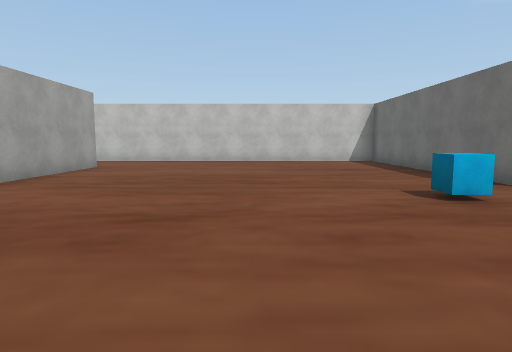
view 1 (above)

24 first-person views from a walk through a scene from a Unity 3-D project. The camera is 1.5 m above the floor, tilts 6° down and sees 75° across. The floor is counted in squares, 2 m on a side. Each view is taken from the middle of a square. On the plan, view 1 faces up. The plan holds only what a view shows up to about 11 squares ahead; the rest is blank. The place goes on beyond the plan. The player character is not drawn. Some surface patterns are stand-ins.

view 2
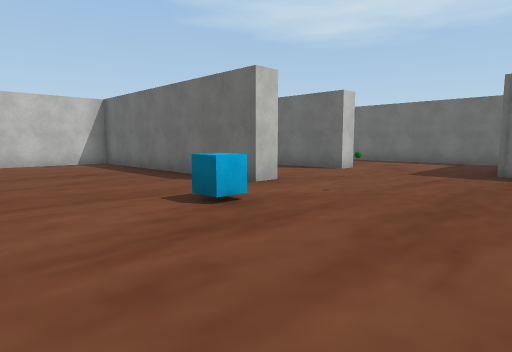

view 3
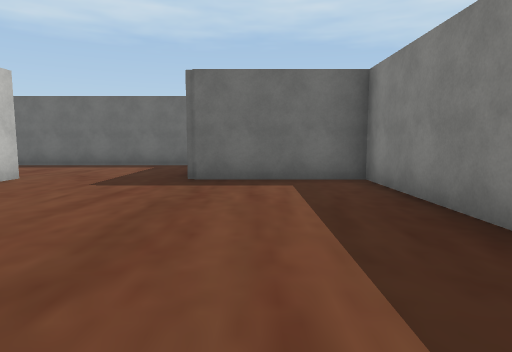

view 4
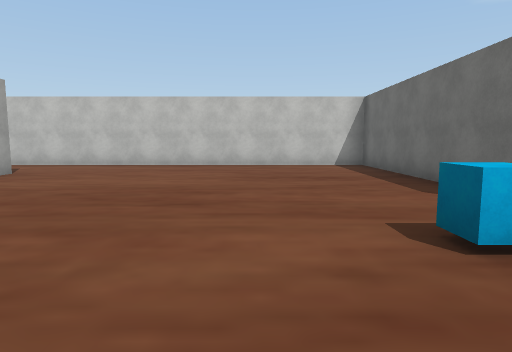

view 5
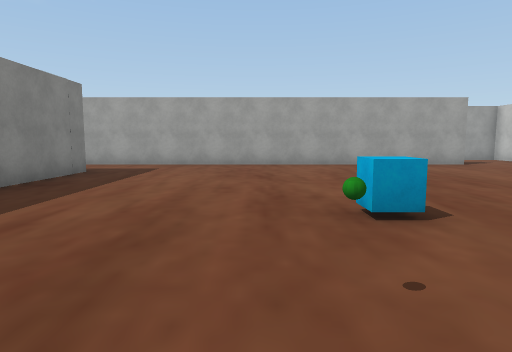

view 6
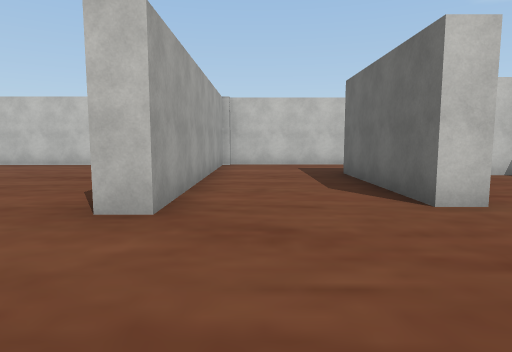

view 7
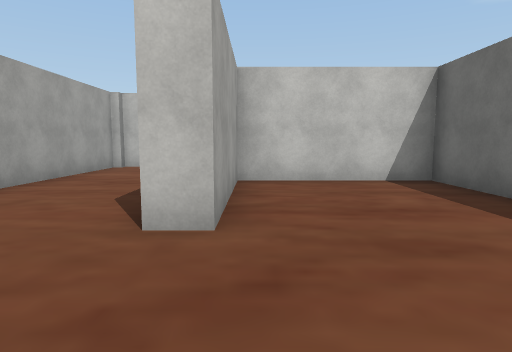

view 8
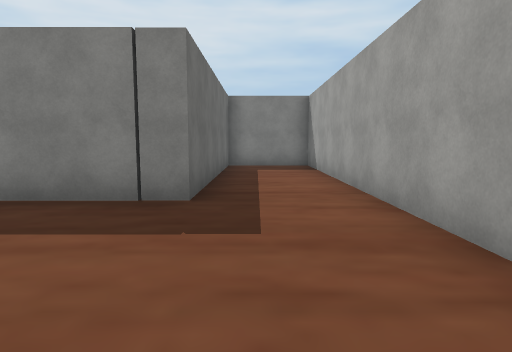

view 9
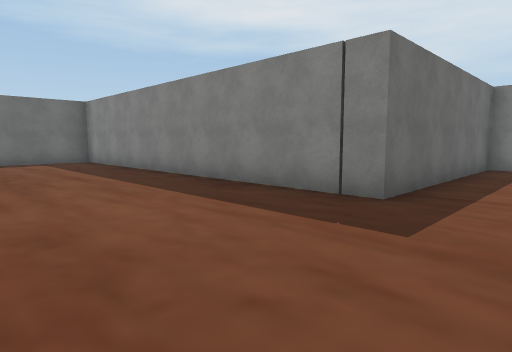

view 10
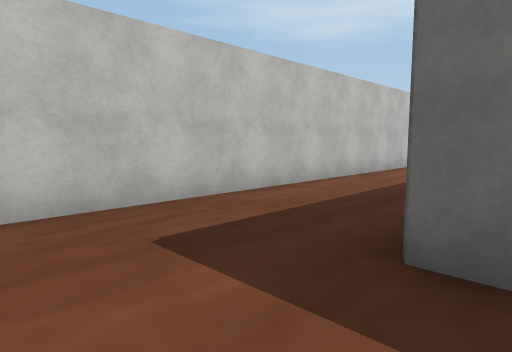

view 11
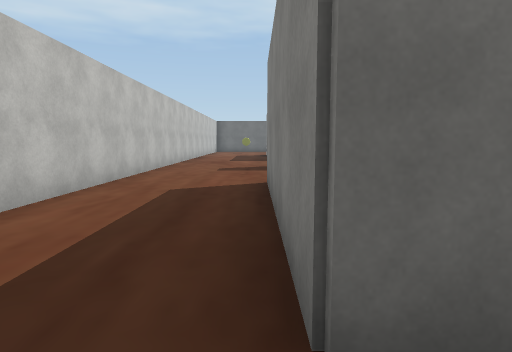

view 12
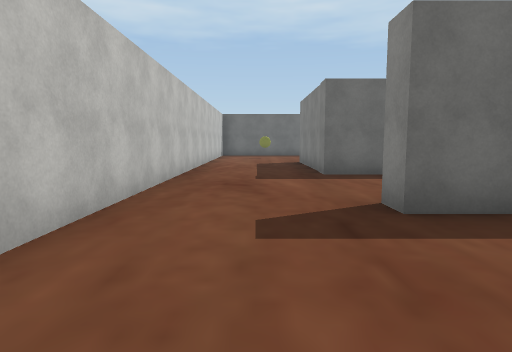

view 13
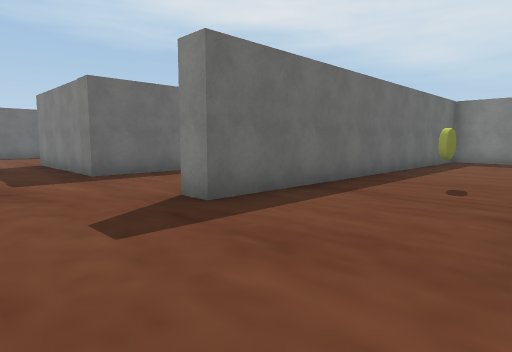

view 14
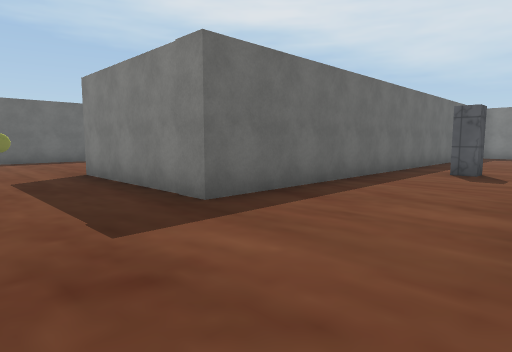

view 15
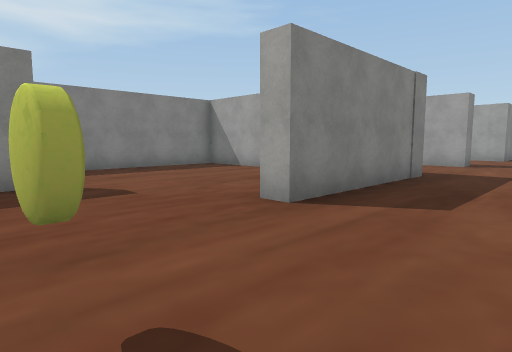

view 16
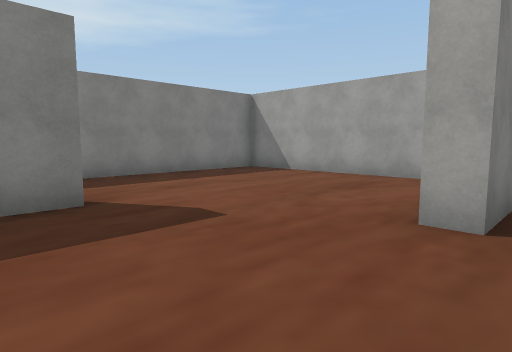

view 17
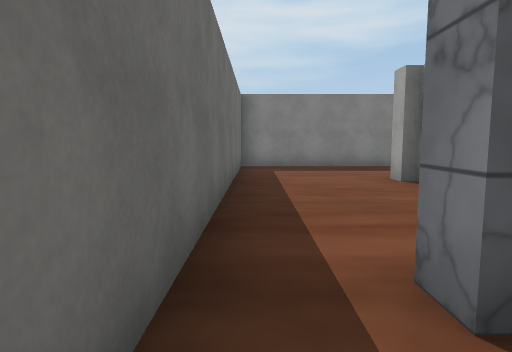

view 18
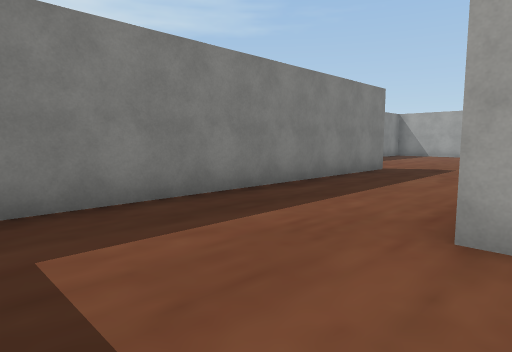

view 19
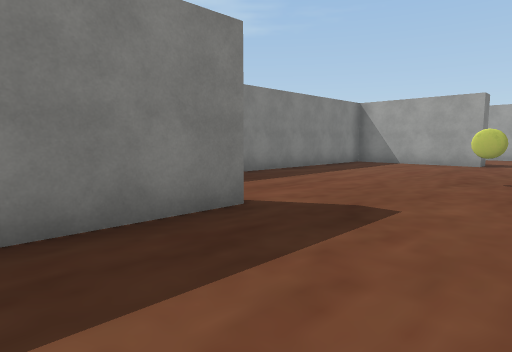

view 20
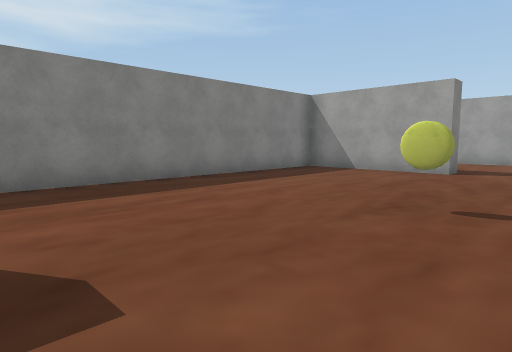

view 21
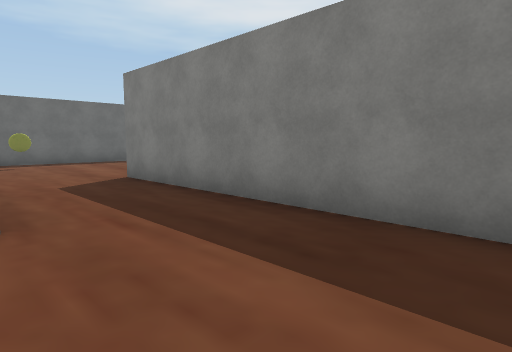

view 22
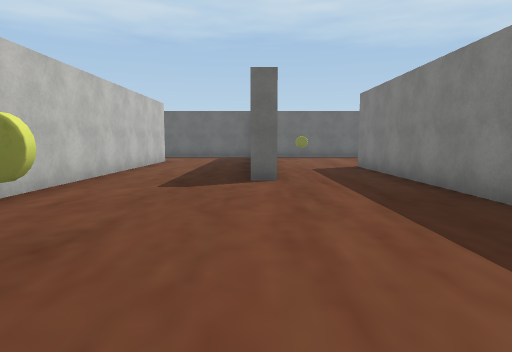

view 23
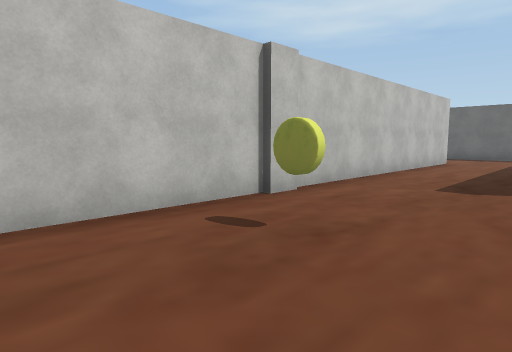

view 24
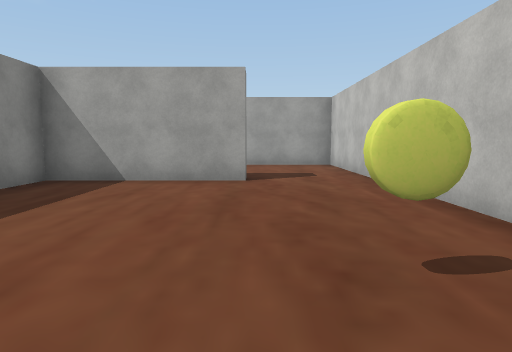

### Floor plan
Points are (right, up) in squares from view 1. A wall is a line through its corners. A room is listed if a view was taken in it or the views show most of it. See-through windows are left out.
Room 1 (views 1, 2, 3, 4, 5, 6, 7, 8, 9)
walls: (5, 5.3) (4.3, 5.3) (4.3, 12.4) (-6.8, 12.4); (-4.6, 9.8) (-4.6, -7.3) (-2.2, -7.3) (-2.2, -1.2) (8.5, -1.2) (8.5, 2.4); (12.3, 2.9) (12.3, 9.3) (8.7, 9.3) (8.7, 5.7) (8, 5.7)
ways out: opening at (6.5, 5) to room 2
objects: other object (3, 4); other object (5, 3)
Room 2 (views 10, 11, 12, 13, 14, 15, 16, 17, 18, 19, 20, 21, 22, 23, 24)
walls: (16.4, 0.4) (16.4, 9.5) (17, 9.5) (17, 8.2); (14.6, -1.2) (15.5, -1.2); (17.3, -1.2) (17.3, -1.7) (9.9, -1.7); (18.6, 3.2) (18.6, 3.8) (19.2, 3.8) (19.2, 3.2); (8.9, -1.7) (5.1, -1.7); (8, 5.7) (8, 9.8) (13.1, 9.8); (11.3, -5.5) (11.3, -4.9) (20.5, -4.9); (20.4, -4.4) (20.4, 9.5) (24.9, 9.5) (24.9, 8.9); (21, 7.8) (21, 2.9) (25.9, 2.9); (20.4, -8.2) (20.4, -6.6); (1.9, -1.7) (-1.6, -1.7) (-1.6, -5.1); (26.6, 5.9) (27.5, 5.9); (2, -4.2) (2.7, -4.2) (2.7, -8) (14.9, -8); (24.1, 12.7) (5, 12.7) (5, 5.3)
ways out: opening at (6.5, 5) to room 1; opening at (27, 4.5)
objects: other object (7, -3); other object (15, 6); other object (19, -7); other object (28, 11)

Positions as (right, up) in squares from view 1, and headings:
1: (0, 0), facing up
2: (0, 1), facing up-right
3: (2, 1), facing right
4: (1, 2), facing up
5: (6, 3), facing left
6: (6, 2), facing up
7: (9, 3), facing up
8: (-3, 3), facing down
9: (-4, 3), facing down-right
10: (6, 9), facing up-right
11: (7, 10), facing right
12: (13, 11), facing right
13: (13, 12), facing down-right
14: (17, 12), facing down-right
15: (28, 12), facing down-left
16: (28, 10), facing down-left
17: (20, 5), facing down
18: (20, -1), facing down-left
19: (14, -2), facing down-left
20: (11, -2), facing down-left
21: (8, -5), facing down-right
22: (5, -5), facing right
23: (5, -5), facing up-right
24: (9, -4), facing left
